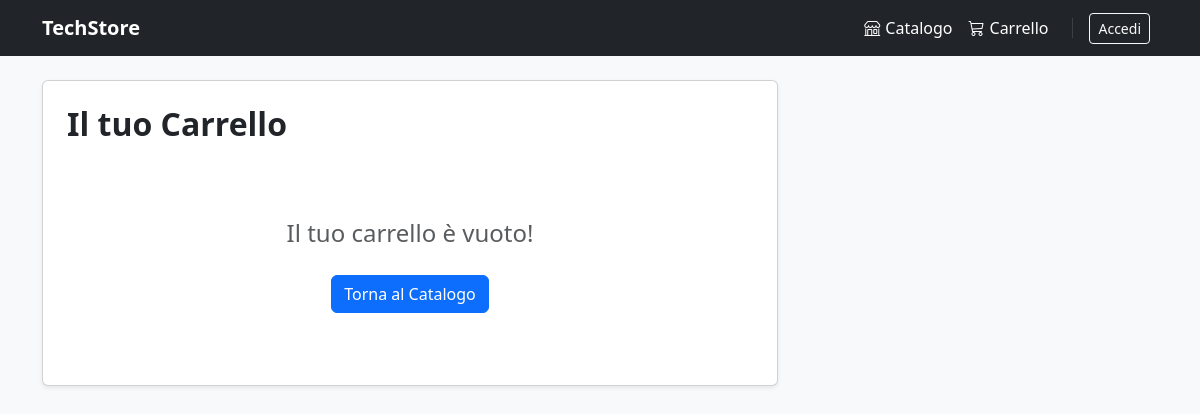
The page /carrello/ (signed in) on the database as committed earlier.
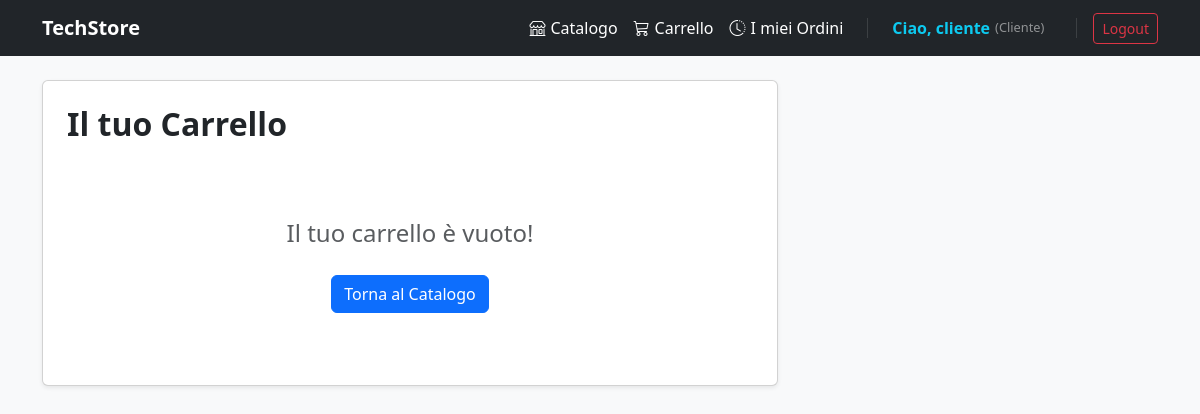
The same page on the database as committed later.
### accounts/models.py (models this page shows)
class CustomUser(AbstractUser):
    CUSTOMER = 'customer'
    STORE_MANAGER = 'store_manager'
    ROLE_CHOICES = [
        (CUSTOMER, 'Customer'),
        (STORE_MANAGER, 'Store Manager'),
    ]
    role = models.CharField(
        max_length=20,
        choices=ROLE_CHOICES,
        default=CUSTOMER,
        help_text="Ruolo dell'utente all'interno dell'e-commerce"
    )
    def is_manager(self):
        return self.role == self.STORE_MANAGER

### store/views.py (the view, shortened to what this page needs)
# urls.py: path('carrello/', cart_detail, name='cart_detail'),
def cart_detail(request):
    cart = request.session.get('cart', {})
    cart_items = []
    total = 0
    return render(request, 'carrello.html', {'cart_items': cart_items, 'total': total})

### templates/carrello.html (shortened to what this page needs)
{% extends 'base.html' %}
{% block content %}
<div class="row mt-4">
    <div class="col-md-8">
        <div class="card shadow-sm p-4 mb-4">
            <h2 class="fw-bold mb-4">Il tuo Carrello</h2>
            {% if cart_items %}
                <div class="table-responsive">
                    <table class="table align-middle">
                        <thead>
                            <tr>
                                <th>Prodotto</th>
                                <th>Prezzo</th>
                                <th>Quantità</th>
                                <th>Totale</th>
                                <th>Azione</th>
                            </tr>
                        </thead>
                        <tbody>
                            {% for item in cart_items %}
                                <tr>
                                    <td>
                                        <h6 class="mb-0 fw-bold">{{ item.product.name }}</h6>
                                        <small class="text-muted">{{ item.product.category.name }}</small>
                                    </td>
                                    <td>€{{ item.product.price }}</td>
                                    <td>
                                        <div class="d-flex align-items-center">
                                            <a href="{% url 'riduci_uno' item.product.id %}" class="btn btn-sm btn-outline-secondary">-</a>
                                            <span class="mx-3 fw-bold">{{ item.quantity }}</span>
                                            {% if item.quantity >= item.product.stock %}
                                                <button class="btn btn-sm btn-outline-secondary" disabled>+</button>
                                            {% else %}
                                                <a href="{% url 'aggiungi_uno' item.product.id %}" class="btn btn-sm btn-outline-secondary">+</a>
                                            {% endif %}
                                        </div>
                                        {% if item.quantity >= item.product.stock %}
                                            <small class="text-danger d-block mt-1" style="font-size: 0.8rem;">Disponibilità massima raggiunta</small>
                                        {% endif %}
                                    </td>
                                    <td class="fw-bold text-dark">€{{ item.item_total }}</td>
                                    <td>
                                        <a href="{% url 'elimina_prodotto' item.product.id %}" class="btn btn-sm btn-danger">
                                            Elimina
                                        </a>
                                    </td>
                                </tr>
                            {% endfor %}
                        </tbody>
                    </table>
                </div>
            {% else %}
                <div class="text-center py-5">
                    <p class="fs-4 text-muted mb-4">Il tuo carrello è vuoto!</p>
                    <a href="{% url 'product_list' %}" class="btn btn-primary">Torna al Catalogo</a>
                </div>
            {% endif %}
        </div>
    </div>
</div>
{% endblock %}

### templates/base.html (shortened to what this page needs)
<!doctype html>
<html lang="it">
  <head>
    <link
      href="https://cdn.jsdelivr.net/npm/bootstrap@5.3.0/dist/css/bootstrap.min.css"
      rel="stylesheet"
    />
    <link
      href="https://cdn.jsdelivr.net/npm/bootstrap-icons@1.11.3/font/bootstrap-icons.min.css"
      rel="stylesheet"
    />
  </head>
  <body class="bg-light">
    <nav class="navbar navbar-expand-lg navbar-dark bg-dark mb-4">
      <div class="container">
        <a class="navbar-brand fw-bold" href="{% url 'product_list' %}"
          >TechStore</a
        >
        <div class="collapse navbar-collapse" id="navbarNav">
          <ul class="navbar-expand navbar-nav ms-auto align-items-center">
            <li class="nav-item">
              <a class="nav-link text-white" href="{% url 'product_list' %}">
                <i class="bi bi-shop"></i> Catalogo
              </a>
            </li>
            <li class="nav-item">
              <a class="nav-link text-white position-relative" href="{% url 'cart_detail' %}">
                <i class="bi bi-cart3"></i> Carrello
              </a>
            </li>
            {% if user.is_authenticated %}
            <li class="nav-item">
              <a class="nav-link text-white" href="{% url 'userOrders' %}">
                <i class="bi bi-clock-history"></i> I miei Ordini
              </a>
            </li>
            {% endif %}
            {% if user.is_authenticated %}
            <li class="nav-item">
              <a class="nav-link text-info fw-semibold me-2" href="{% url 'profile' %}">
                Ciao, {{ user.username }}
                <span style="font-size: 0.8rem; font-weight: normal;" class="text-white-50">
                  ({% if user.is_manager or user.is_superuser %}Manager{% else %}Cliente{% endif %})
                </span>
              </a>
            </li>
            <li class="nav-item">
              <form
                action="{% url 'logout' %}"
                method="post"
                class="d-inline"
              >
                <button type="submit" class="btn btn-sm btn-outline-danger">
                  Logout
                </button>
              </form>
            </li>
            {% else %}
            <li class="nav-item">
              <a
                class="btn btn-sm btn-outline-light me-2"
                href="{% url 'login' %}"
                >Accedi</a
              >
            </li>
            {% endif %}
          </ul>
        </div>
      </div>
    </nav>
    <div class="container">
      {% block content %} {% endblock %}
    </div>
  </body>
</html>

Rows that differ between the two databases and show on the page:
now on this page (row edited): CustomUser: username "cliente"
changed CustomUser: is_active False → True (drawn)
Other text that changed with them:
text no longer shown: "Accedi"
text now shown: "I miei Ordini Ciao, ( Cliente ) Logout"
